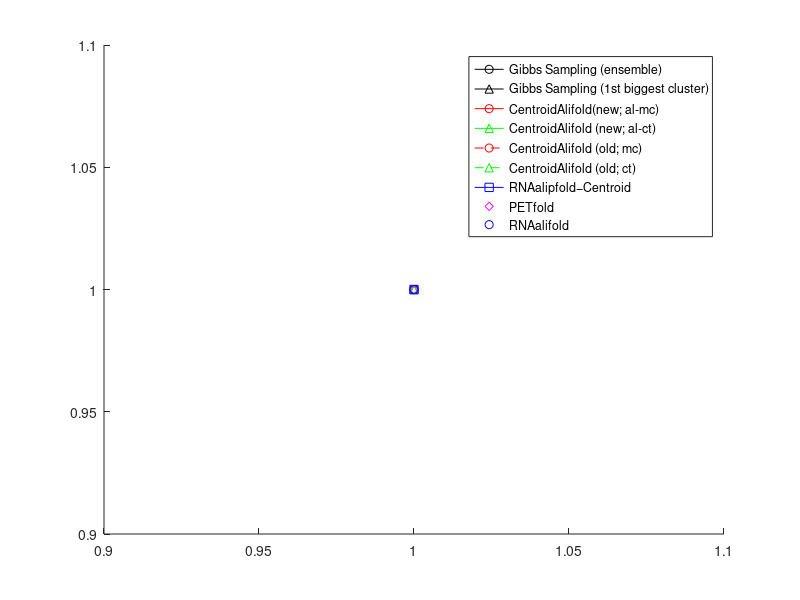

MATLAB code for this plot: (Note: this script raises an error after producing the figure.)
colors={'-ok','-^k','-or','-^g','--or','--^g','-sb','md','ob'}
figure;
hold on
for i=1:9
plot(1,1,colors{i})
end
legend('Gibbs Sampling (ensemble)','Gibbs Sampling (1st biggest cluster)','CentroidAlifold(new; al-mc)','CentroidAlifold (new; al-ct)','CentroidAlifold (old; mc)','CentroidAlifold (old; ct)','RNAalipfold−Centroid','PETfold','RNAalifold')

figure
a=load('en_roc');
b=load('roc_1');
hold on
plot(a(:,2),a(:,1),'-ok');
plot(b(:,2),b(:,1),'-^k');

